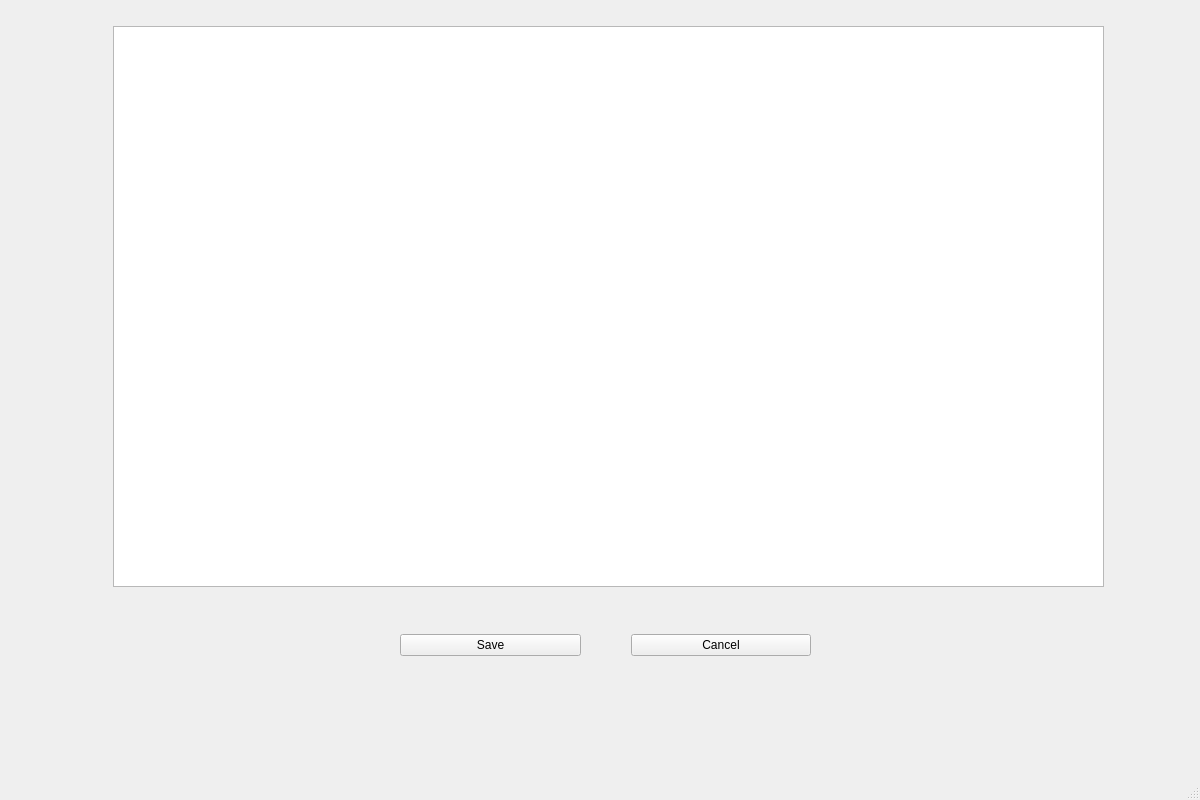
<?xml version="1.0" encoding="UTF-8"?>
<ui version="4.0">
 <class>new_txt</class>
 <widget class="QMainWindow" name="new_txt">
  <property name="geometry">
   <rect>
    <x>0</x>
    <y>0</y>
    <width>1200</width>
    <height>800</height>
   </rect>
  </property>
  <property name="windowTitle">
   <string>MainWindow</string>
  </property>
  <widget class="QWidget" name="centralwidget">
   <widget class="QTextEdit" name="textEdit">
    <property name="geometry">
     <rect>
      <x>113</x>
      <y>26</y>
      <width>991</width>
      <height>561</height>
     </rect>
    </property>
    <property name="styleSheet">
     <string notr="true">font: 28pt &quot;Agency FB&quot;;</string>
    </property>
   </widget>
   <widget class="QWidget" name="layoutWidget">
    <property name="geometry">
     <rect>
      <x>400</x>
      <y>630</y>
      <width>411</width>
      <height>30</height>
     </rect>
    </property>
    <layout class="QHBoxLayout" name="horizontalLayout">
     <property name="spacing">
      <number>50</number>
     </property>
     <item>
      <widget class="QPushButton" name="save">
       <property name="text">
        <string>Save</string>
       </property>
      </widget>
     </item>
     <item>
      <widget class="QPushButton" name="cancel">
       <property name="text">
        <string>Cancel</string>
       </property>
      </widget>
     </item>
    </layout>
   </widget>
  </widget>
  <widget class="QMenuBar" name="menubar">
   <property name="geometry">
    <rect>
     <x>0</x>
     <y>0</y>
     <width>1200</width>
     <height>26</height>
    </rect>
   </property>
  </widget>
  <widget class="QStatusBar" name="statusbar"/>
 </widget>
 <resources/>
 <connections>
  <connection>
   <sender>cancel</sender>
   <signal>clicked()</signal>
   <receiver>new_txt</receiver>
   <slot>close()</slot>
   <hints>
    <hint type="sourcelabel">
     <x>728</x>
     <y>672</y>
    </hint>
    <hint type="destinationlabel">
     <x>976</x>
     <y>693</y>
    </hint>
   </hints>
  </connection>
 </connections>
</ui>
